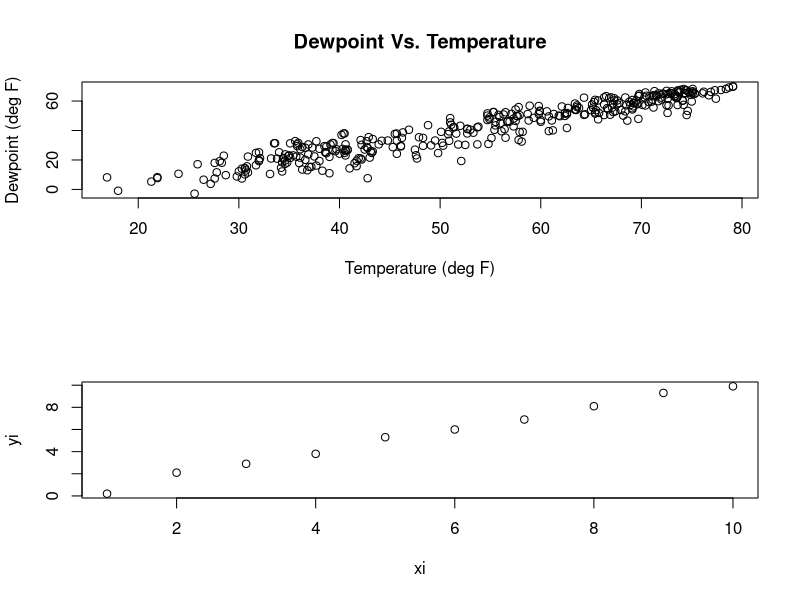

This chart was generated by the following R code:
# Code for Section 2.9 Scatterplots, Covariance, and Correlation

# Setting plot area
par(mfrow = c(2, 1))

# Loading the data from the kshd-2013.txt file available at Nicoles's GitHub repo https://github.com/NicoleRadziwill/Data-for-R-Examples/blob/master/kshd-2013.txt
shd.wx <- read.table("data/kshd-2013.txt", header = T)

# Plotting the scatteredplot
plot(shd.wx$TEMP, shd.wx$DEWP, main = "Dewpoint Vs. Temperature", xlab = "Temperature (deg F)", ylab = "Dewpoint (deg F)")

# Now we will calculate the Covariance and the Correlation Coefficient manually
i <- 1:10
xi <- c(1, 2, 3, 4, 5, 6, 7, 8, 9, 10)
yi <- c(0.2, 2.1, 2.9, 3.8, 5.3, 6, 6.9, 8.1, 9.3, 9.9)
xbar <- mean(xi)
ybar <- mean(yi)
xi.minus.xbar <- xi - xbar
yi.minus.ybar <- yi - ybar
xdiff.x.ydiff <- xi.minus.xbar * yi.minus.ybar
plot(xi, yi) # This is the scatteredplot from xi and yi
# Printing all the calculations for the covariance
calc.df <- cbind(i, xi, xbar, xi.minus.xbar, yi, ybar, yi.minus.ybar, xdiff.x.ydiff)
print(calc.df)
# Finally we calculate the covariance
my.covariance <- sum(xdiff.x.ydiff)/9
print(paste("My manually calculated covariance is: ", my.covariance, sep = ""))
print(paste("The covariance calculated by R using the cov() function is: ", cov(xi, yi), sep = ""))